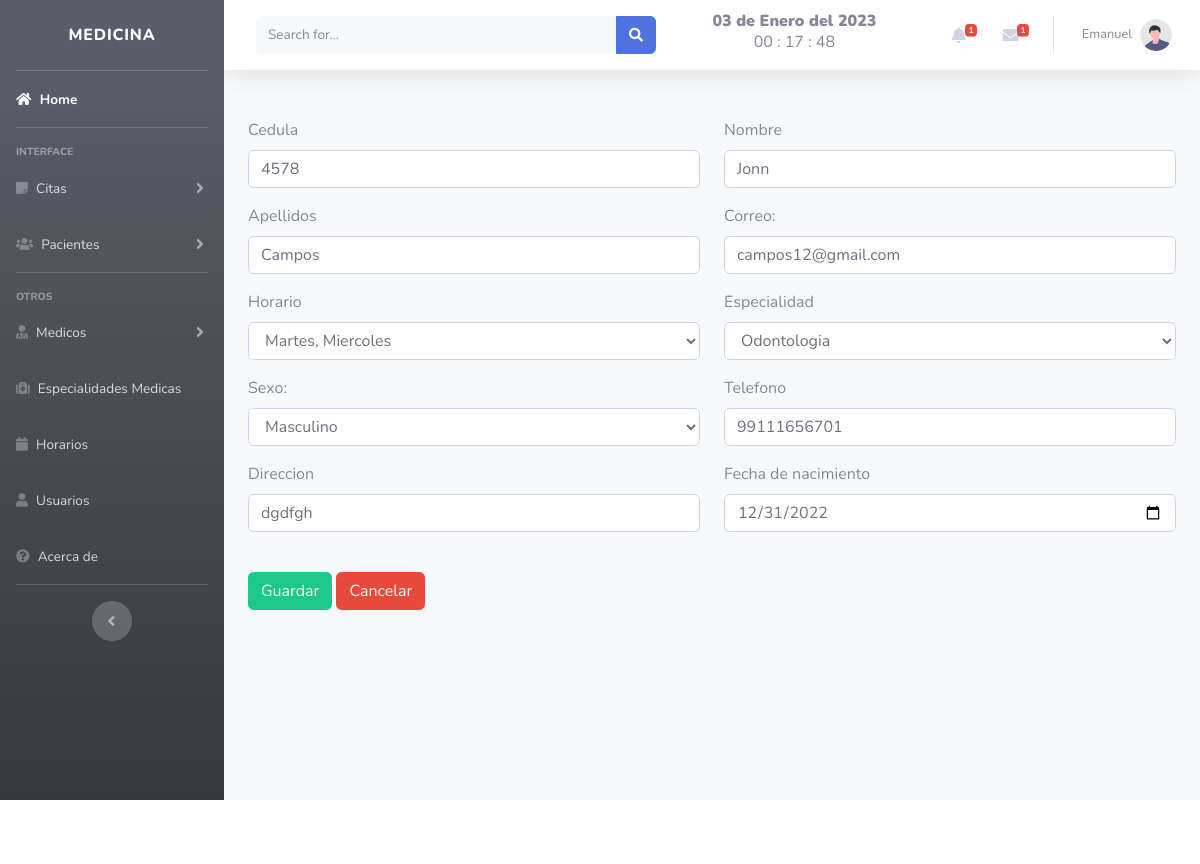
Page /includes/editar_doctor.php?id=8 (signed in) on the earlier database version.
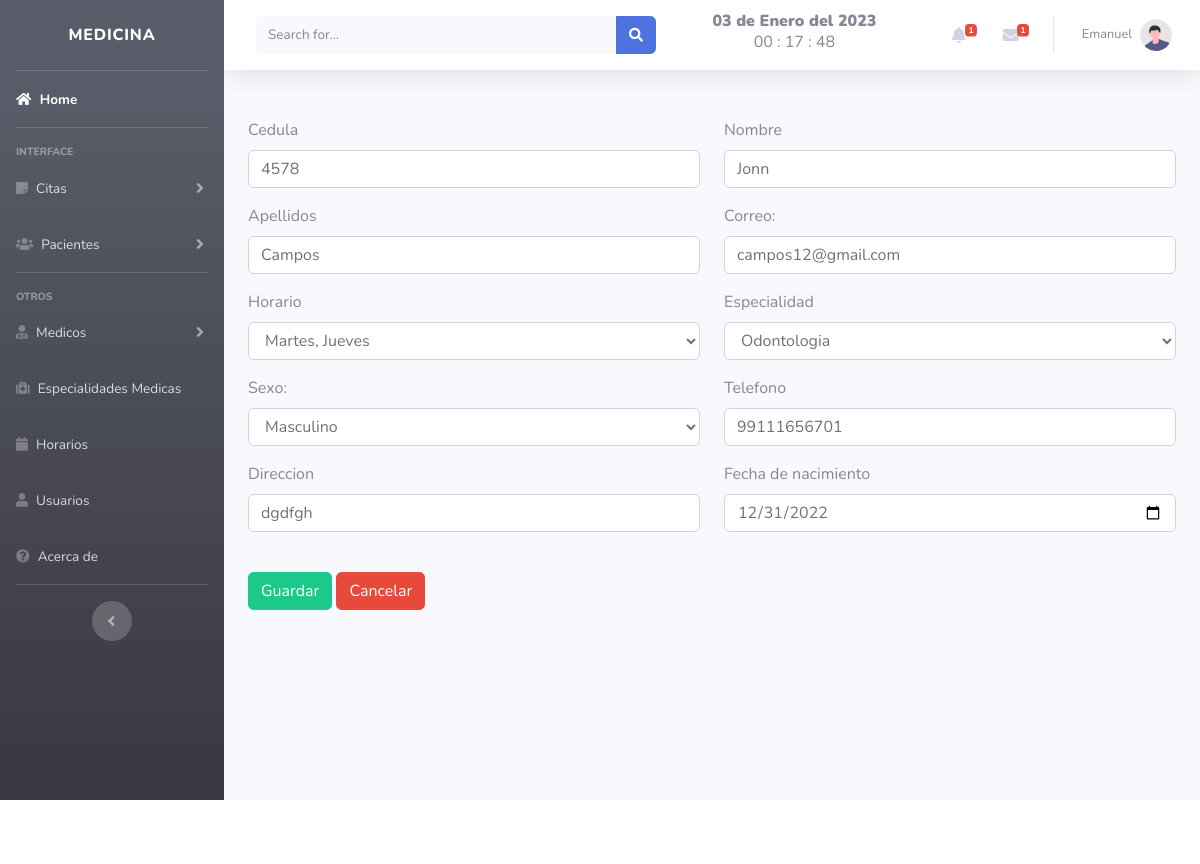
Same page on the later database version.
### tables this page shows
CREATE TABLE `doctor` (
  `id` int(11) NOT NULL,
  `cedula` int(50) NOT NULL,
  `name` varchar(50) NOT NULL,
  `apellidos` varchar(150) NOT NULL,
  `correo` varchar(50) NOT NULL DEFAULT 'current_timestamp()',
  `id_horario` int(11) NOT NULL,
  `id_especialidad` int(11) NOT NULL,
  `sexo` varchar(50) NOT NULL,
  `telefono` varchar(50) NOT NULL,
  `direccion` varchar(150) NOT NULL,
  `fecha` date NOT NULL,
  `fecha_registro` timestamp NOT NULL DEFAULT current_timestamp(),
  `id_rol` int(11) NOT NULL
);

CREATE TABLE `horario` (
  `id` int(11) NOT NULL,
  `dias` varchar(250) NOT NULL,
  `id_doctor` int(11) NOT NULL,
  `fecha` timestamp NOT NULL DEFAULT current_timestamp()
);

CREATE TABLE `especialidades` (
  `id` int(11) NOT NULL,
  `especialidad` varchar(100) NOT NULL,
  `fecha` timestamp NOT NULL DEFAULT current_timestamp()
);

### includes/editar_doctor.php (the view, shortened to what this page needs)
<?php
$id = $_GET['id'];
include "db.php";
$consulta = "SELECT d.id, d.cedula, d.name, d.apellidos,d.correo, d.id_horario, d.id_especialidad, d.sexo, d.telefono,
d.direccion, d.fecha, d.fecha_registro, esp.especialidad, h.dias FROM doctor d LEFT JOIN especialidades esp
ON d.id_especialidad = esp.id LEFT JOIN horario h ON d.id_horario = h.id WHERE d.id = $id";
$resultado = mysqli_query($conexion, $consulta);
$usuario = mysqli_fetch_assoc($resultado);
?>
<?php include_once "header.php"; ?>
<form action="../includes/functions.php" method="POST">
    <br>
<div class="container">
<div class="row">
    <div class="col-sm-6">
        <div class="mb-3">
            <label for="folio" class="form-label">Cedula</label>
            <input type="number" id="cedula" name="cedula" class="form-control"  value="<?php echo $usuario ['cedula']; ?>" required>
        </div>
    </div>
    <div class="col-sm-6">
        <div class="mb-3">
            <label for="nombre" class="form-label">Nombre</label>
            <input type="text" id="name" name="name" class="form-control"  value="<?php echo $usuario ['name']; ?>" required>
        </div>
    </div>
</div>
<div class="row">
    <div class="col-sm-6">
        <div class="mb-3">
            <label for="nombre" class="form-label">Apellidos</label>
            <input type="text" id="apellidos" name="apellidos" class="form-control"  value="<?php echo $usuario ['apellidos']; ?>" required>
        </div>
    </div>
    <div class="col-sm-6">
        <div class="mb-3">
            <label for="username">Correo:</label><br>
            <input type="email" name="correo" id="correo" class="form-control"  value="<?php echo $usuario ['correo']; ?>" >
        </div>
    </div>
</div>
<div class="row">
    <div class="col-sm-6">
        <div class="mb-3">
            <label for="username">Horario</label><br>
            <select class="form-control" id="id_horario" name="id_horario" >
            <option <?php echo $usuario ['id_horario']==='dias' ? "selected='selected' ": "" ?>
                                value="<?php echo $usuario ['id_horario']; ?>"><?php echo $usuario ['dias']; ?> </option>
            </select>
        </div>
    </div>
    <div class="col-sm-6">
        <div class="mb-3">
            <label>Especialidad</label>
            <select class="form-control" id="id_especialidad" name="id_especialidad" >
            <option <?php echo $usuario ['id_especialidad']==='especialidad' ? "selected='selected' ": "" ?>
                                value="<?php echo $usuario ['id_especialidad']; ?>"><?php echo $usuario ['especialidad']; ?> </option>
            </select>
        </div>
    </div>
</div>
<div class="row">
    <div class="col-sm-6">
        <div class="mb-3">
            <label for="sexo" class="form-label">Sexo:</label>
            <select name="sexo" id="sexo" class="form-control"  value="<?php echo $usuario['sexo']; ?>" required>
            <option <?php echo $usuario['sexo'] === 'Masculino' ? "selected='selected' " : "" ?> value="Masculino">Masculino</option>
            </select>
        </div>
    </div>
    <div class="col-sm-6">
        <div class="mb-3">
            <label for="telefono">Telefono</label><br>
            <input type="number" name="telefono" id="telefono" class="form-control" value="<?php echo $usuario ['telefono']; ?>" required>
        </div>
    </div>
</div>
<div class="row">
    <div class="col-sm-6">
        <div class="mb-3">
            <label for="telefono">Direccion</label><br>
            <input type="text" name="direccion" id="direccion" class="form-control" value="<?php echo $usuario ['direccion']; ?>" required>
        </div>
    </div>
    <div class="col-sm-6">
        <div class="mb-3">
            <label for="fecha">Fecha de nacimiento</label><br>
            <input type="date" name="fecha" id="fecha" class="form-control" value="<?php echo $usuario ['fecha']; ?>" required>
        </div>
    </div>
</div>
<br>
<div class="mb-3">
    <input type="submit" value="Guardar" id="register" class="btn btn-success" name="registrar">
    <a href="../views/medicos.php" class="btn btn-danger">Cancelar</a>
</div>
</div>
</form>
<?php include_once "footer.php"; ?>
</html>

Differences in the rows shown:
changed doctor "Jonn": id_horario "Martes, Miercoles" → "Martes, Jueves"
